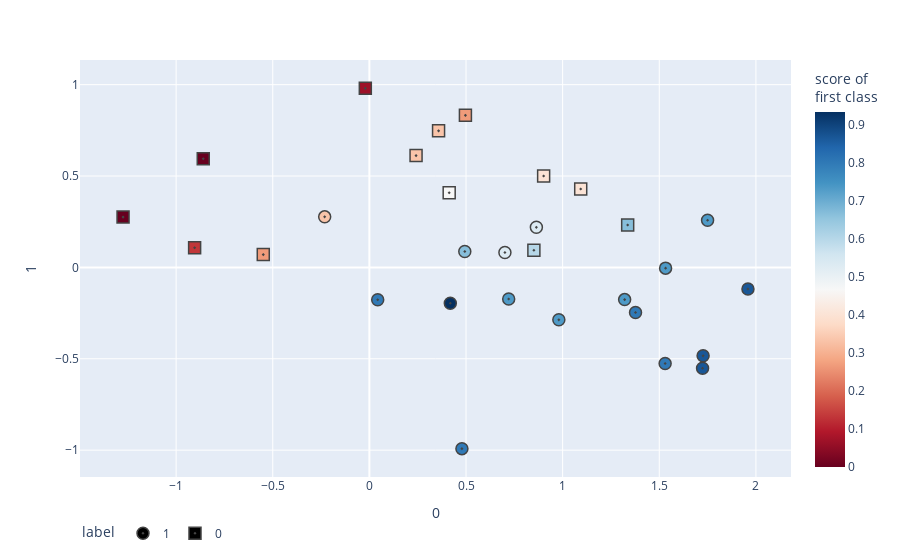

Notebook code cell kept with this figure:
### Markdown cell above
Visualize predictions on test split with plotly.express

### Code cell
clf = KNeighborsClassifier(15)
clf.fit(X_train, y_train)
y_score = clf.predict_proba(X_test)[:, 1]

fig = px.scatter(
    X_test, x=0, y=1,
    color=y_score, color_continuous_scale='RdBu',
    symbol=y_test, symbol_map={'0': 'square-dot', '1': 'circle-dot'},
    labels={'symbol': 'label', 'color': 'score of <br>first class'}
)
fig.update_traces(marker_size=12, marker_line_width=1.5)
fig.update_layout(legend_orientation='h')
fig.show()

### Figure 1 — Plotly figure (JSON) as saved in the notebook; plotly's stock layout.template omitted (floating-point values rounded to 4 significant figures)
{"data": [{"hovertemplate": "label=1<br>0=%{x}<br>1=%{y}<br>score of <br>first class=%{marker.color}<extra></extra>", "legendgroup": "1", "marker": {"color": [0.3333, 0.8667, 0.8667, 0.8667, 0.7333, 0.7333, 0.7333, 0.8, 0.8, 0.7333, 0.6667, 0.5333, 0.5333, 0.8, 0.7333, 0.8, 0.9333], "coloraxis": "coloraxis", "line": {"width": 1.5}, "size": 12, "symbol": "circle-dot"}, "mode": "markers", "name": "1", "orientation": "v", "showlegend": true, "type": "scatter", "x": [-0.2313, 1.724, 1.959, 1.727, 1.75, 0.7208, 1.321, 1.377, 0.4788, 0.9803, 0.4936, 0.7013, 0.8641, 0.04307, 1.533, 1.53, 0.4187], "xaxis": "x", "y": [0.2767, -0.5516, -0.118, -0.4838, 0.2579, -0.1731, -0.1762, -0.247, -0.9918, -0.2868, 0.08684, 0.08124, 0.2194, -0.1769, -0.003938, -0.5259, -0.1958], "yaxis": "y"}, {"hovertemplate": "label=0<br>0=%{x}<br>1=%{y}<br>score of <br>first class=%{marker.color}<extra></extra>", "legendgroup": "0", "marker": {"color": [0, 0.6667, 0.6, 0.4, 0.2667, 0.3333, 0.4, 0.1333, 0.06667, 0.4667, 0.3333, 0, 0.2667], "coloraxis": "coloraxis", "line": {"width": 1.5}, "size": 12, "symbol": "square-dot"}, "mode": "markers", "name": "0", "orientation": "v", "showlegend": true, "type": "scatter", "x": [-0.8597, 1.337, 0.8512, 0.9016, 0.4969, 0.3579, 1.093, -0.9044, -0.02105, 0.4129, 0.2415, -1.275, -0.5491], "xaxis": "x", "y": [0.5945, 0.2319, 0.09392, 0.5003, 0.832, 0.7473, 0.4293, 0.1076, 0.9798, 0.4084, 0.6118, 0.2752, 0.0701], "yaxis": "y"}], "layout": {"coloraxis": {"colorbar": {"title": {"text": "score of <br>first class"}}, "colorscale": [[0, "rgb(103,0,31)"], [0.1, "rgb(178,24,43)"], [0.2, "rgb(214,96,77)"], [0.3, "rgb(244,165,130)"], [0.4, "rgb(253,219,199)"], [0.5, "rgb(247,247,247)"], [0.6, "rgb(209,229,240)"], [0.7, "rgb(146,197,222)"], [0.8, "rgb(67,147,195)"], [0.9, "rgb(33,102,172)"], [1, "rgb(5,48,97)"]]}, "legend": {"orientation": "h", "title": {"text": "label"}, "tracegroupgap": 0}, "margin": {"t": 60}, "xaxis": {"anchor": "y", "domain": [0, 1], "title": {"text": "0"}}, "yaxis": {"anchor": "x", "domain": [0, 1], "title": {"text": "1"}}}}
